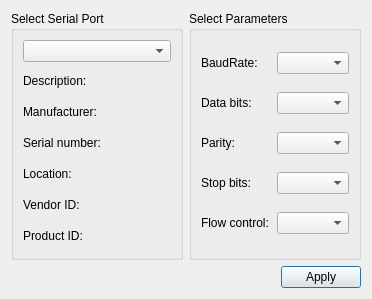
<?xml version="1.0" encoding="UTF-8"?>
<ui version="4.0">
 <class>SettingsDialog</class>
 <widget class="QDialog" name="SettingsDialog">
  <property name="geometry">
   <rect>
    <x>0</x>
    <y>0</y>
    <width>372</width>
    <height>299</height>
   </rect>
  </property>
  <property name="windowTitle">
   <string>Settings</string>
  </property>
  <layout class="QGridLayout" name="gridLayout_3">
   <item row="0" column="1">
    <widget class="QGroupBox" name="parametersBox">
     <property name="title">
      <string>Select Parameters</string>
     </property>
     <layout class="QGridLayout" name="gridLayout_2">
      <item row="0" column="0">
       <widget class="QLabel" name="baudRateLabel">
        <property name="text">
         <string>BaudRate:</string>
        </property>
       </widget>
      </item>
      <item row="0" column="1">
       <widget class="QComboBox" name="baudRateBox"/>
      </item>
      <item row="1" column="0">
       <widget class="QLabel" name="dataBitsLabel">
        <property name="text">
         <string>Data bits:</string>
        </property>
       </widget>
      </item>
      <item row="1" column="1">
       <widget class="QComboBox" name="dataBitsBox"/>
      </item>
      <item row="2" column="0">
       <widget class="QLabel" name="parityLabel">
        <property name="text">
         <string>Parity:</string>
        </property>
       </widget>
      </item>
      <item row="3" column="1">
       <widget class="QComboBox" name="stopBitsBox"/>
      </item>
      <item row="2" column="1">
       <widget class="QComboBox" name="parityBox"/>
      </item>
      <item row="3" column="0">
       <widget class="QLabel" name="stopBitsLabel">
        <property name="text">
         <string>Stop bits:</string>
        </property>
       </widget>
      </item>
      <item row="4" column="1">
       <widget class="QComboBox" name="flowControlBox"/>
      </item>
      <item row="4" column="0">
       <widget class="QLabel" name="flowControlLabel">
        <property name="text">
         <string>Flow control:</string>
        </property>
       </widget>
      </item>
     </layout>
    </widget>
   </item>
   <item row="1" column="0" colspan="2">
    <layout class="QHBoxLayout" name="horizontalLayout">
     <item>
      <spacer name="horizontalSpacer">
       <property name="orientation">
        <enum>Qt::Horizontal</enum>
       </property>
       <property name="sizeHint" stdset="0">
        <size>
         <width>96</width>
         <height>20</height>
        </size>
       </property>
      </spacer>
     </item>
     <item>
      <widget class="QPushButton" name="applyButton">
       <property name="text">
        <string>Apply</string>
       </property>
      </widget>
     </item>
    </layout>
   </item>
   <item row="0" column="0">
    <widget class="QGroupBox" name="selectBox">
     <property name="title">
      <string>Select Serial Port</string>
     </property>
     <layout class="QGridLayout" name="gridLayout">
      <item row="0" column="0">
       <widget class="QComboBox" name="serialPortInfoListBox"/>
      </item>
      <item row="1" column="0">
       <widget class="QLabel" name="descriptionLabel">
        <property name="text">
         <string>Description:</string>
        </property>
       </widget>
      </item>
      <item row="2" column="0">
       <widget class="QLabel" name="manufacturerLabel">
        <property name="text">
         <string>Manufacturer:</string>
        </property>
       </widget>
      </item>
      <item row="3" column="0">
       <widget class="QLabel" name="serialNumberLabel">
        <property name="text">
         <string>Serial number:</string>
        </property>
       </widget>
      </item>
      <item row="4" column="0">
       <widget class="QLabel" name="locationLabel">
        <property name="text">
         <string>Location:</string>
        </property>
       </widget>
      </item>
      <item row="5" column="0">
       <widget class="QLabel" name="vidLabel">
        <property name="text">
         <string>Vendor ID:</string>
        </property>
       </widget>
      </item>
      <item row="6" column="0">
       <widget class="QLabel" name="pidLabel">
        <property name="text">
         <string>Product ID:</string>
        </property>
       </widget>
      </item>
     </layout>
    </widget>
   </item>
  </layout>
 </widget>
 <resources/>
 <connections/>
</ui>
